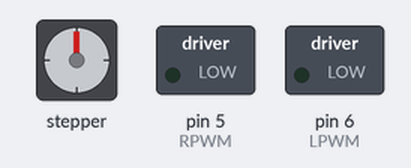
Bench run of a sketch on a simulated Arduino Uno, built with avr-gcc and run on an emulated ATmega328P. On the bench: stepper motor, switched loads named in the sketch (green lamp = pin HIGH). Wiring (inferred from the names in the program): stepper motor driver (200 steps per turn assumed): step pin 3; direction pin 4. Pins used as bus, display or sensor lines are not drawn.

Above: at 0.05 s.
At 0.95 s:
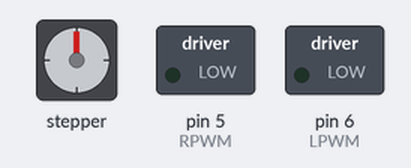
At 1.85 s:
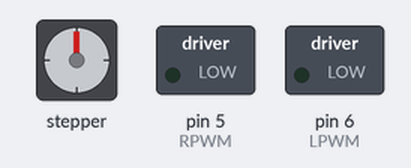
At 4.25 s:
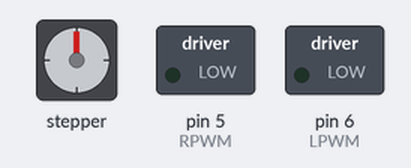
At 8.45 s:
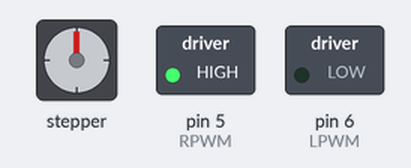
At 16.95 s:
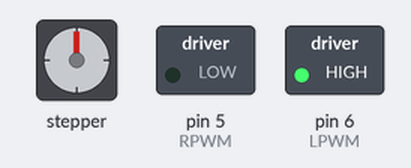
Timing chart, 0 to 22.1 s (numbered marks = the images above):
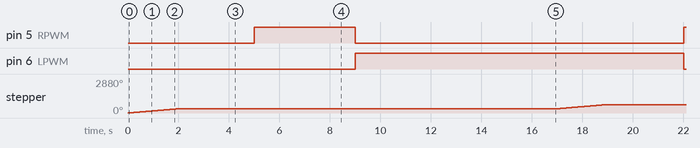

Measured:
- by itself, pin 5 (RPWM): alternates HIGH for 4.0 s and LOW for 13.0 s
- by itself, pin 6 (LPWM): alternates HIGH for 13.0 s and LOW for 4.0 s
- by itself, stepper: turns 360° clockwise in 2.0 s, repeating every 17.0 s

The sketch:

Actuator_and_Stepper.ino
```cpp
//Utilizing an A4988 motor driver and a NEMA17 motor

//Setting up what is equivalent to a variable, but for arduino

#define stepPinn 3 //Pin 3 will be used for rotation speed of the motor (steps)
#define directionPinn 4 //Pin 4 will be used for the direction of the motor (this involves polarity)

// Motor Connections (Both must use PWM pins)
#define RPWM 5
#define LPWM 6

// defines pins numbers
const int stepPin = 3;
const int dirPin = 4;

void setup(){ //one time execution
  pinMode(stepPinn, OUTPUT); //step pin will only be sending signals OUT, not receiving any
  pinMode(directionPinn, OUTPUT); //direction pin will only be sending signals OUT, not receiving any

  // Set motor connections as outputs
  pinMode(RPWM, OUTPUT);
  pinMode(LPWM, OUTPUT);

  // Stop motors
  analogWrite(RPWM, 0);
  analogWrite(LPWM, 0);
  //Receive signal from rasperry pi to change one of the integers to a 1

  //Bin Selection
  int binOne = 0;
  int binTwo = 0;
  int binThree = 0;
}

void loop(){ //instantly repeated execution after setup
  digitalWrite(dirPin,HIGH); // Enables the motor to move in a particular direction
  // Makes 200 pulses for making one full cycle rotation
  for(int x = 0; x < 200; x++) {
    digitalWrite(stepPin,HIGH);
    delayMicroseconds(5000);
    digitalWrite(stepPin,LOW);
    delayMicroseconds(5000);
  }
  delay(3000);
  // Accelerate forward
  digitalWrite(LPWM, LOW);
  analogWrite(RPWM, 255);

  delay(4000);

  // Accelerate reverse
  digitalWrite(RPWM, LOW);
  analogWrite(LPWM, 255);


  delay(5000);
  delay(3000);
}
```
